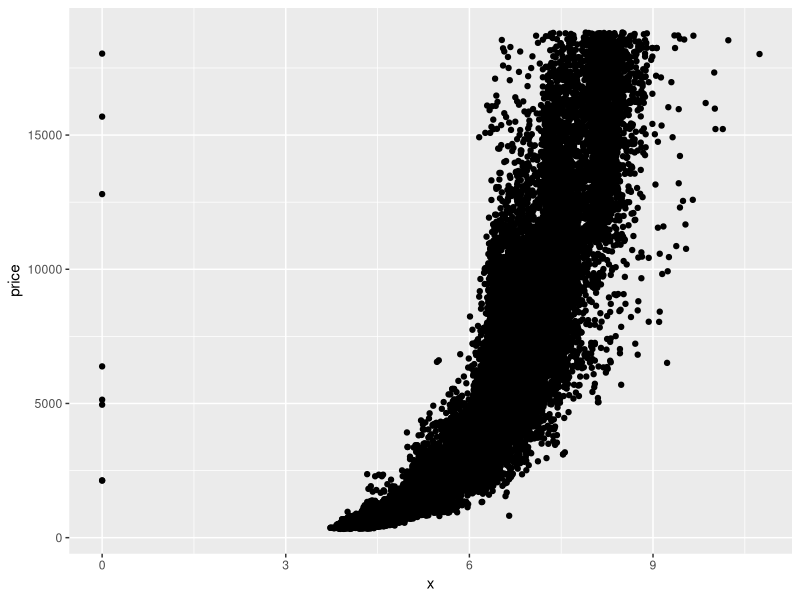
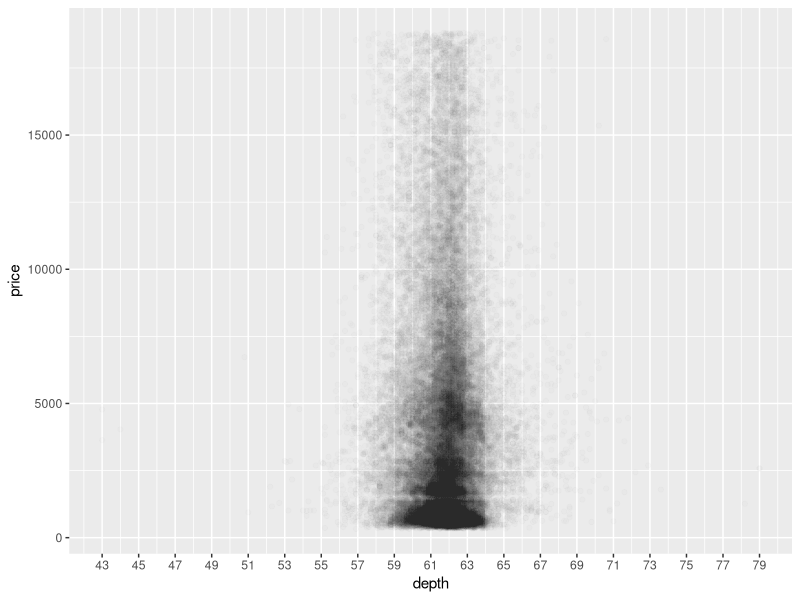
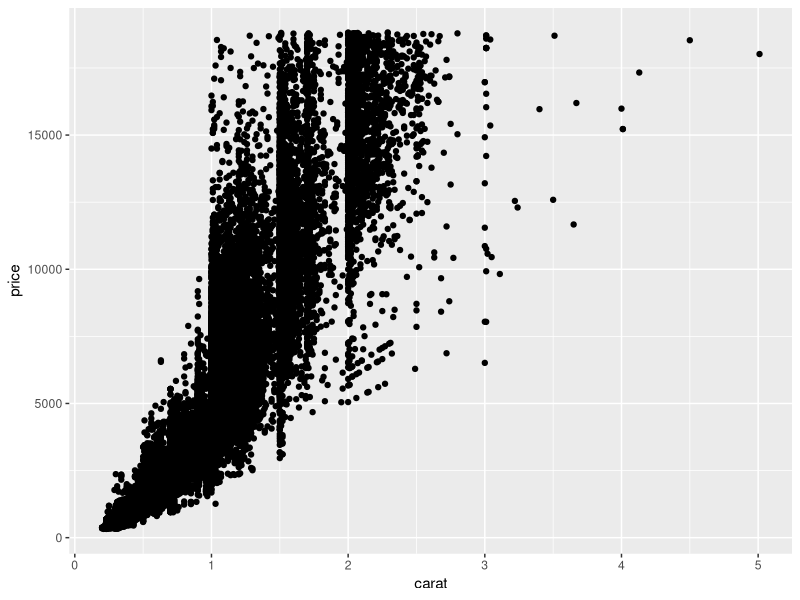
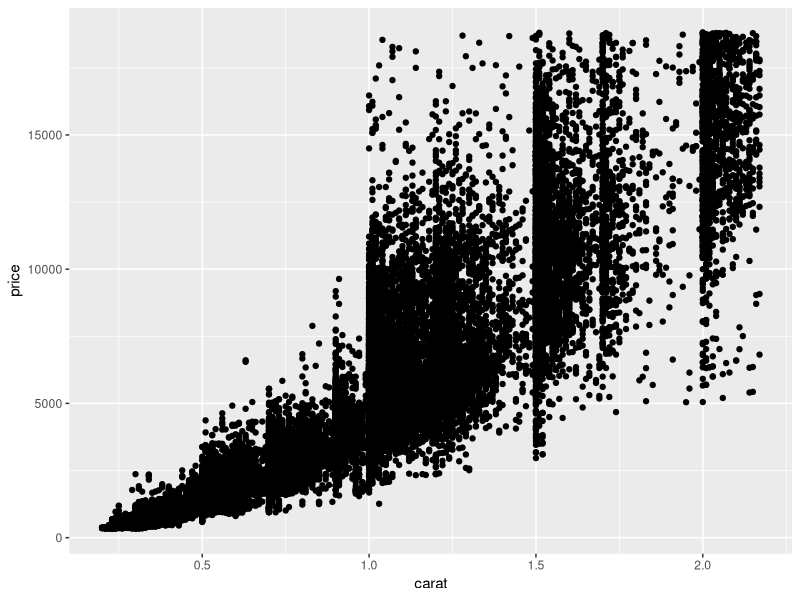
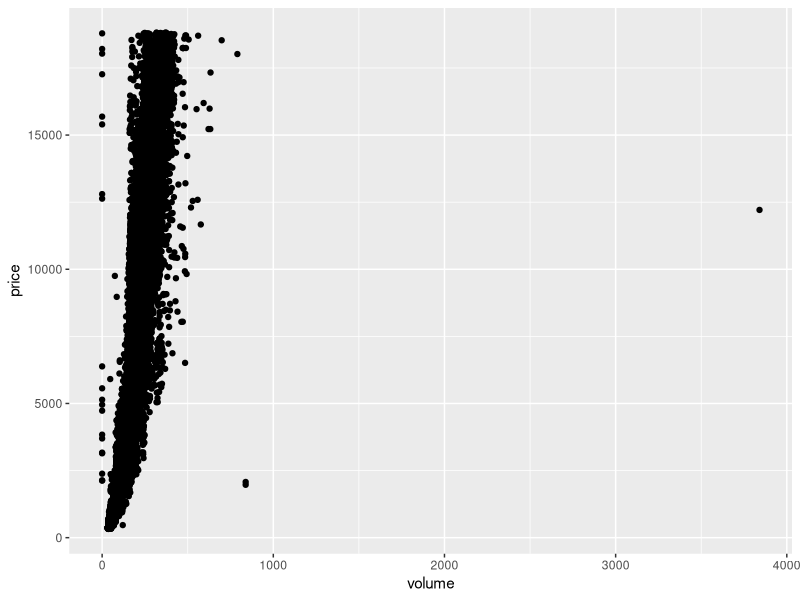
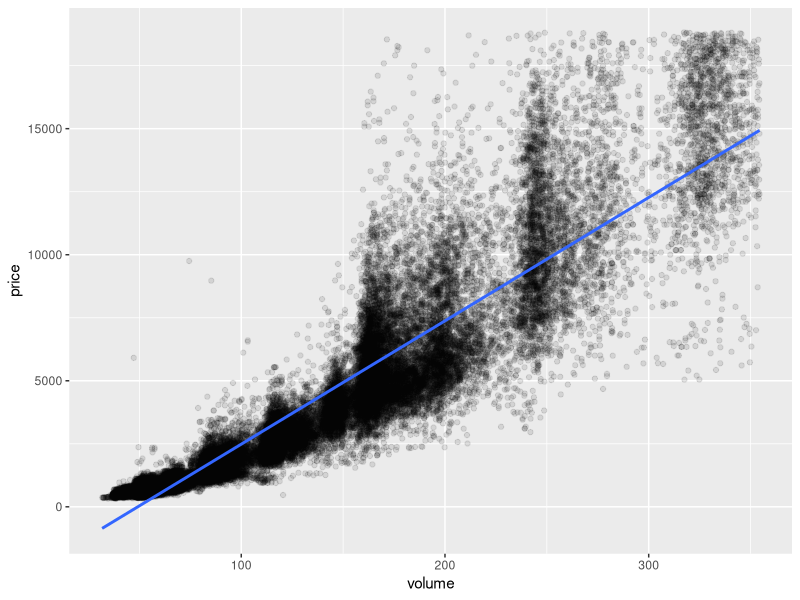
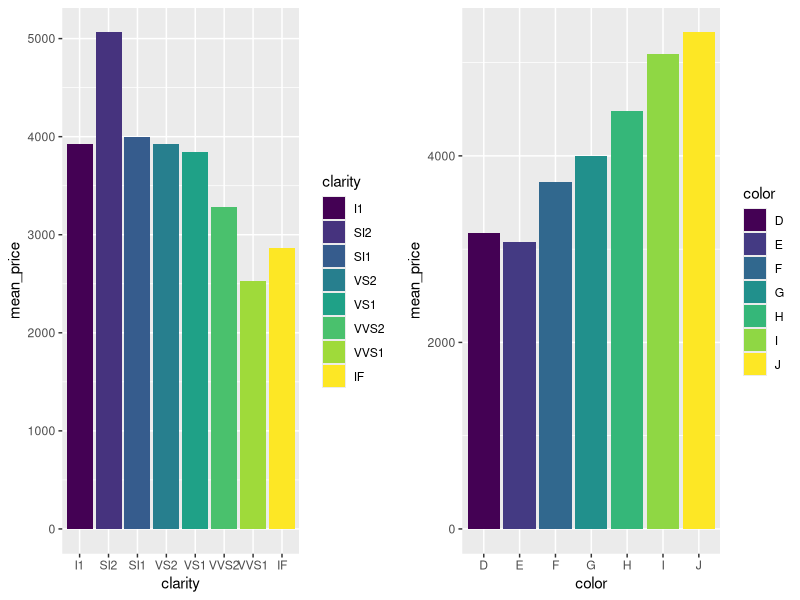

Here is the R script that generated these plots, in order:
## ---- chunk 1
setwd("D:/IIML/Crisp Analytics/Udacity/DAta analysis with R/Problem Set - Two Variables/")
library(ggplot2) #must load the ggplot package first 
data(diamonds) #loads the diamonds data set since it comes with the ggplot package
## ---- chunk 2
ggplot(data = diamonds, aes(x = x, y = price)) + geom_point()
## ---- chunk 3
cor.test(diamonds$price, diamonds$x)
cor.test(diamonds$price, diamonds$y)
cor.test(diamonds$price, diamonds$z)
## ---- chunk 4
ggplot(data = diamonds, aes(x = depth, y = price)) + geom_point(alpha = 0.01) +
  scale_x_continuous(breaks = seq(43,79,2))

## ---- chunk 5
quantile(diamonds$depth, probs = 0.95)
quantile(diamonds$depth, probs = 0.05)
# hence 90% of the diamonds lie between 59 and 64
## ---- chunk 6
cor.test(diamonds$depth, diamonds$price)
## ---- chunk 7
ggplot(diamonds, aes(carat, price)) + geom_point()

ggplot(diamonds[diamonds$carat < quantile(diamonds$carat, 0.99),], aes(carat, price) ) + geom_point()
## ---- chunk 8
diamonds$volume <- diamonds$x * diamonds$y * diamonds$z
# scatterplot

ggplot(diamonds, aes(volume, price)) + geom_point()
library(dplyr)
diamonds_sub_vol <- diamonds[diamonds$volume < quantile(diamonds$volume, 0.99),]
diamonds_sub_vol <- diamonds_sub_vol[!diamonds_sub_vol$volume == 0,]
diamonds_sub_vol <- diamonds_sub_vol[!diamonds_sub_vol$volume >= 800,]

ggplot(diamonds_sub_vol, aes(volume, price)) + 
  geom_point(alpha = 0.1) + 
  geom_smooth(method = "lm")

cor.test(diamonds_sub_vol$volume, diamonds_sub_vol$price)


## ---- chunk 9
library(dplyr)
?group_by
clarity_groups <- group_by(diamonds, clarity)

diamondsByClarity <- summarise(clarity_groups, 
                          mean_price = mean(price),
                          median_price = median(price),
                          min_price = min(price),
                          max_price = max(price),
                          n = n())
## ---- chunk 10
data(diamonds)
library(dplyr)

diamonds_by_clarity <- group_by(diamonds, clarity)
diamonds_mp_by_clarity <- summarise(diamonds_by_clarity, mean_price = mean(price))

p1 <- ggplot( data = diamonds_mp_by_clarity, aes(x = clarity, y= mean_price, fill = clarity )) + geom_bar(stat = "identity")

diamonds_by_color <- group_by(diamonds, color)
diamonds_mp_by_color <- summarise(diamonds_by_color, mean_price = mean(price))

p2 <- ggplot(diamonds_mp_by_color, aes(x = color, y = mean_price, fill = color)) + geom_bar(stat = 'identity')

library(gridExtra)
grid.arrange(p1,p2, nrow=1)
# ggsave('mean_price_bar_pplots_color.png', width = 8, height = 4.5, dpi = 400)

